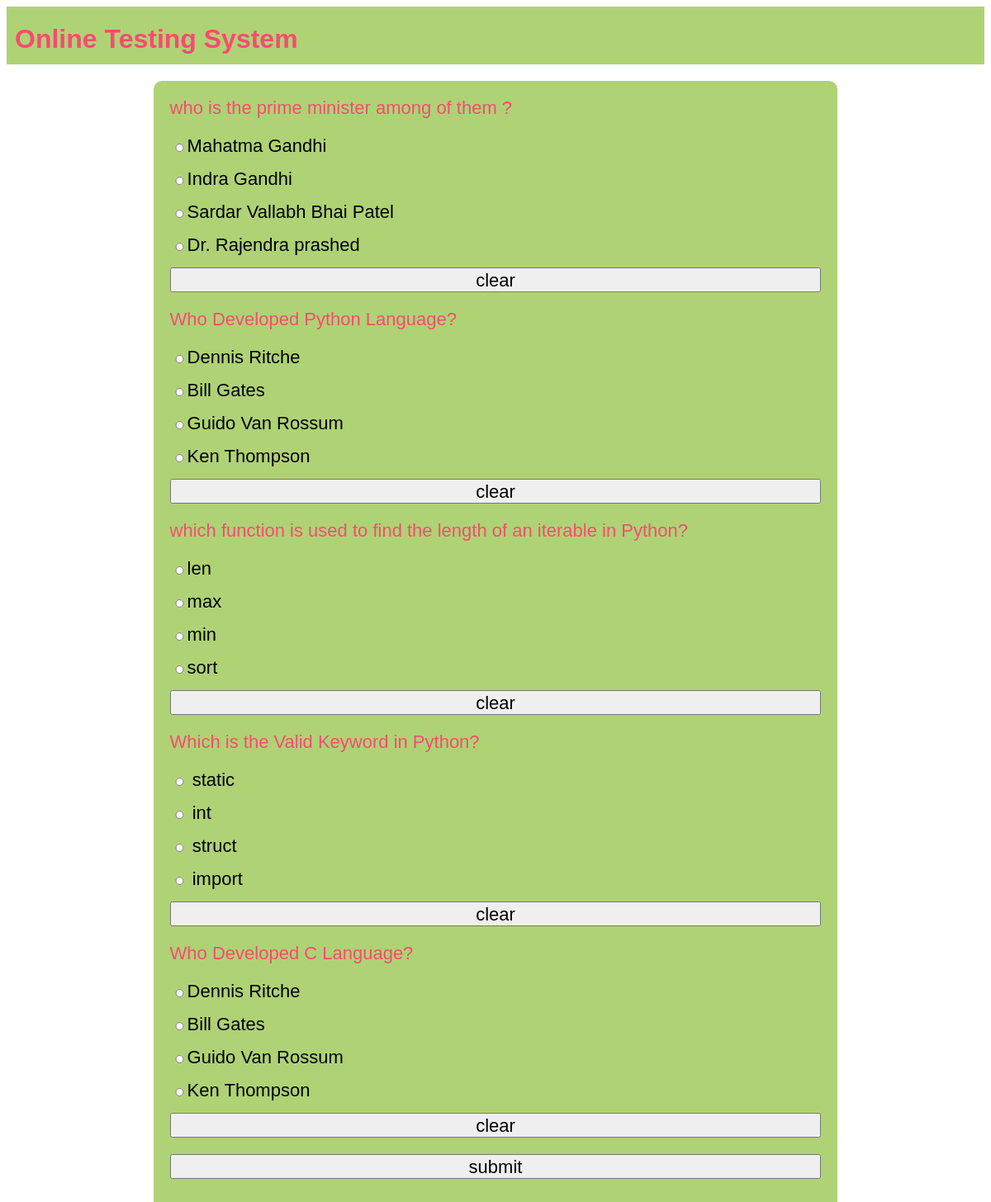
/ots/test-paper?n=5, run on the app's committed database.
### ots/models.py (models this page shows)
class Question(models.Model):
    qid=models.BigAutoField(primary_key=True,auto_created=True)
    que=models.TextField()
    a=models.CharField(max_length=255)
    b=models.CharField(max_length=255)
    c=models.CharField(max_length=255)
    d=models.CharField(max_length=255)
    ans=models.CharField(max_length=2)

### ots/views.py (the view)
# urls.py: path('test-paper',testpaper,name='testpaper'),
def testpaper(request):
    if 'name' not in request.session.keys():
        res=HttpResponseRedirect("login")
    n=int(request.GET['n'])
    question_pool=list(Question.objects.all())
    random.shuffle(question_pool)
    questions_list=question_pool[:n]
    context={'questions':questions_list}
    res=render(request,'test_paper.html',context)
    return res

### ots/templates/test_paper.html (shortened to what this page needs)
{% extends 'main.html' %}
{% block content %}
<form action="{%url 'ots:calculatetest'%}" method="post">
    {% for question in questions%}
    <div class="question">
        {{ question.que}}
    </div>
    <div class="options"><input type="radio" name="q{{question.qid}}" value="a">{{ question.a}}</div>
    <div class="options"><input type="radio" name="q{{question.qid}}" value="b">{{ question.b}}</div>
    <div class="options"><input type="radio" name="q{{question.qid}}" value="c">{{ question.c}}</div>
    <div class="options"><input type="radio" name="q{{question.qid}}" value="d">{{ question.d}}</div>
    <div class="clear"><input type="reset" value="clear"></div>
    {% endfor %}
    <div><input type="submit" value="submit"></div>
</form>
{% endblock %}

### ots/static/theme11.css (style rules this page uses)
* { font-family:'Gill Sans', 'Gill Sans MT', Calibri, 'Trebuchet MS', sans-serif; }

### ots/static/formstyle.css (style rules this page uses)
form { box-sizing:border-box; padding:20px; border-radius:10px; background-color:#AFD275; display:table; width:100%; }
input { display:block; width:100%; margin-bottom:20px; height:30px; font-size:22px; }
.question { color:#F64C72; font-size:22px; margin-bottom:20px; }
.options { font-size:22px; }
.options input { display:inline; width:fit-content; height:10px; }

### data on the page
Question: que "who is the prime minister among of them ?", a "Mahatma Gandhi", b "Indra Gandhi", c "Sardar Vallabh Bhai Patel", d "Dr. Rajendra prashed"
Question: que "Who Developed Python Language?", a "Dennis Ritche", b "Bill Gates", c "Guido Van Rossum", d "Ken Thompson"
Question: que "which function is used to find the length of an iterable in Python?", a "len", b "max", c "min", d "sort"
Question: que "Which is the Valid Keyword in Python?", a "static", b "int", c "struct", d "import"
Question: que "Who Developed C Language?", a "Dennis Ritche", b "Bill Gates", c "Guido Van Rossum", d "Ken Thompson"
